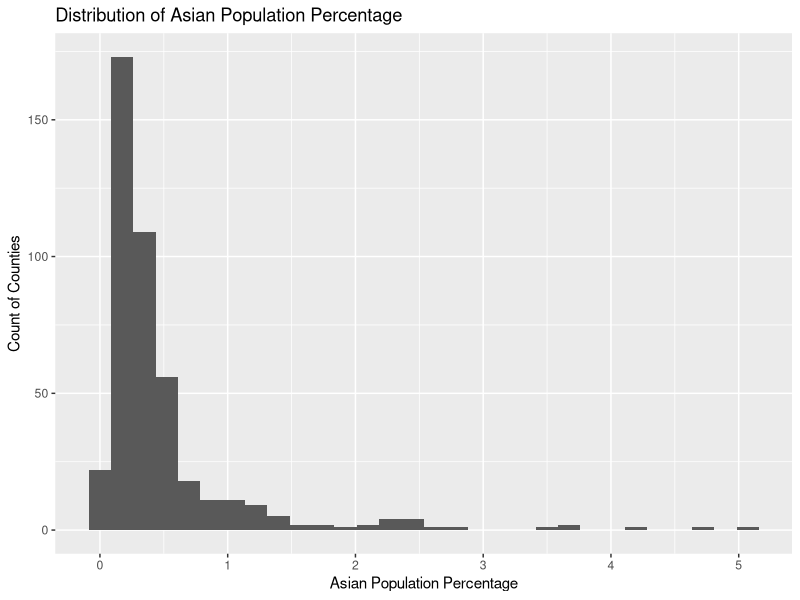
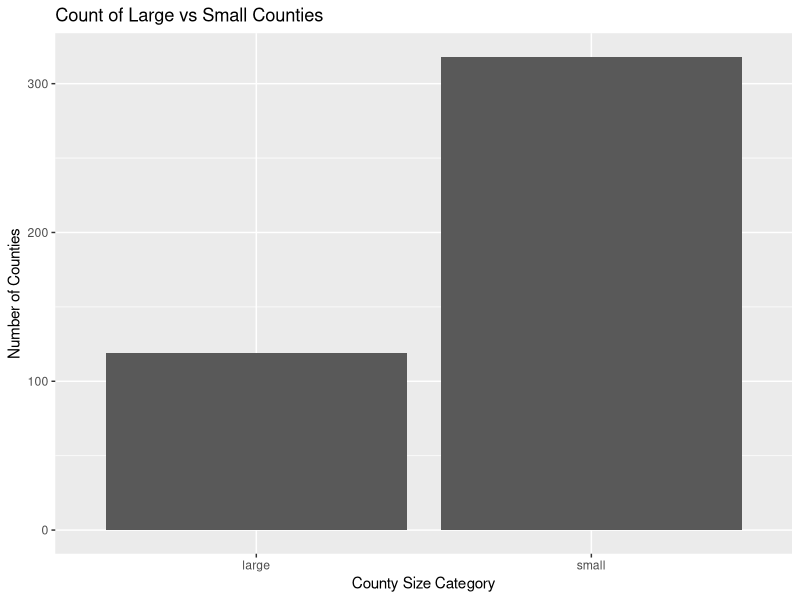

These figures' R source, in order:
# Question 1: Create a variable to store a data frame
# containing the mpg dataset from the ggplot2 package.
# You may choose any variable name for your data frame.
# Answer:
library(ggplot2)
mpg_var <- as.data.frame(ggplot2::mpg)

# Question 2: Write R code to identify and display a unique list
# of car manufacturers from the first 20 rows of the mpg data frame.
# You are encouraged to use functions from the dplyr package.
# Answer:
library(dplyr)
mpg_var %>%
  head(20) %>%
  group_by(manufacturer) %>%
  summarize()

# Question 3: Identify the data type of the displ column,
# which represents engine displacement in liters,
# in the mpg data frame.
# Answer:
class(mpg_var$displ)
str(mpg_var$displ)

# Question 4: Using the mpg data frame:
# * Determine the year of the oldest car model.
# * Calculate the average number of cylinders across all vehicles.
# Answer:
min(mpg_var$year)
mean(mpg_var$cyl)

# Question 5: The ggplot2 package provides a dataset named midwest,
# which contains demographic information for 437 counties
# in the Midwestern United States. Use this dataset to answer
# the questions below. You are encouraged to use functions from the dplyr
# and ggplot2 packages where applicable.
#
# a) Import the midwest dataset from the ggplot2 package and convert it
# into a data frame.
# * Use the six common statistical functions discussed in class to explore
# the structure and content of the data.
# * Rename the column poptotal to total and popasian to asian
# using the dplyr package.
# Answer:
mw_var <- as.data.frame(ggplot2::midwest) # mw = midwest
head(mw_var)
tail(mw_var)
View(mw_var)
dim(mw_var)
str(mw_var)
summary(mw_var)
mw_var <- rename(mw_var, total = poptotal, asian = popasian)
#
# b) Using the renamed total and asian columns:
# * Create a new derived variable that calculates the percentage
# of the Asian population in each county.
# * Create a histogram to visualize the distribution of this percentage
# across counties using ggplot2.
# Answer:
mw_var$asian_per <- (mw_var$asian / mw_var$total) * 100
ggplot(data = mw_var, aes(x = asian_per)) + geom_histogram() +
  labs(
    x = "Asian Population Percentage",
    y = "Count of Counties",
    title = "Distribution of Asian Population Percentage"
  )
#
# c) Calculate the overall average of the Asian population percentage
# created in part (b). Then, create a new categorical variable: label
# each county as 'large' if its percentage is greater than the average,
# and 'small' otherwise.
# Answer:
asian_mean <- mean(mw_var$asian_per)
mw_var$size <- ifelse(mw_var$asian_per > asian_mean, "large", "small")
#
# d) Create a frequency table that shows the count of counties
# labeled as 'large' and 'small', and visualize this distribution
# using a bar graph.
# Answer:
table(mw_var$size)
ggplot(data = mw_var, aes(x = size)) + geom_bar() +
  labs(
    x = "County Size Category",
    y = "Number of Counties",
    title = "Count of Large vs Small Counties"
  )

# Question 6: Use the 'mpg' dataset (i.e., ggplot2::mpg)
# to answer the following questions.
#
# a) You are examining whether highway fuel economy (hwy) differs
# based on engine displacement (displ).
# * Calculate the average highway fuel economy for cars
# with engine displacement less than 4 or greater than 5
# (i.e., where displ < 4 or displ > 5).
# Answer:
mpg_var %>%
  filter(displ < 4 | displ > 5) %>%
  summarize(hwy_mean = mean(hwy))
#
# b) You want to determine if city fuel economy (cty)
# varies by car manufacturer.
# * Calculate the average city fuel economy for cars manufactured
# by Toyota and Audi.
# Answer:
mpg_var %>%
  filter(manufacturer %in% c("toyota", "audi")) %>%
  group_by(manufacturer) %>%
  summarize(cty_mean = mean(cty))
#
# c) You aim to evaluate the highway fuel efficiency
# of selected manufacturers.
# * Calculate the overall average highway fuel economy
# for all cars manufactured by Chevrolet, Ford, and Honda combined.
# Answer:
mpg_var %>%
  filter(manufacturer %in% c("chevrolet", "ford", "honda")) %>%
  summarize(hwy_mean = mean(hwy))
